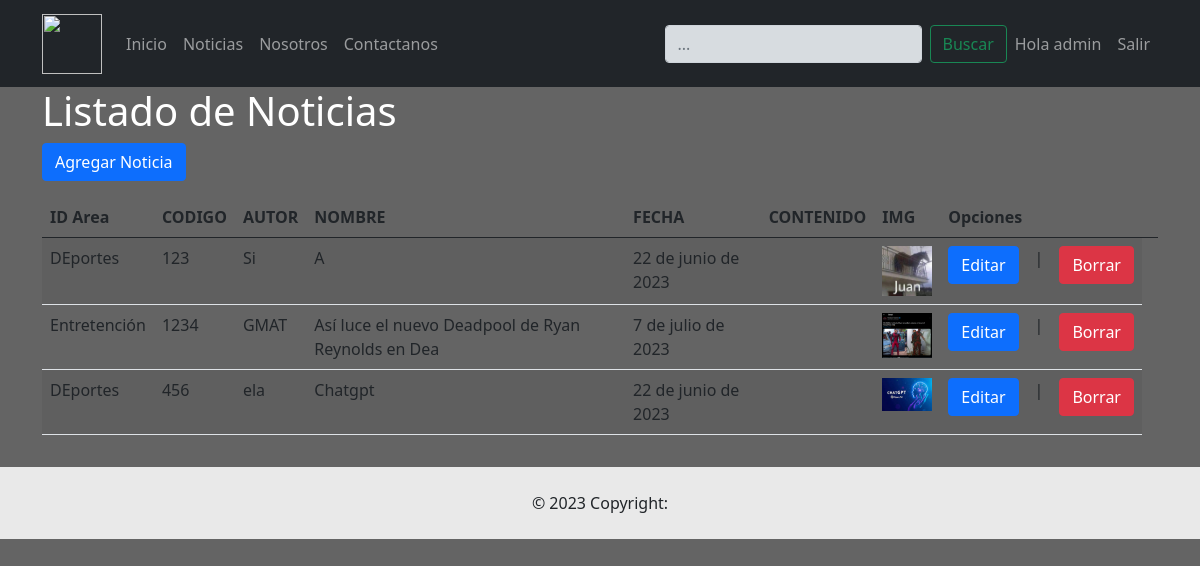
/gestionoti (signed in), run on the app's committed database.
### aplicacion/models.py (models this page shows, shortened)
class Noticias(models.Model):
    codigo = models.CharField(primary_key=True, max_length=4, verbose_name='codigo')
    autor = models.CharField(max_length=50, verbose_name='autor')
    nombre = models.CharField(max_length=50, verbose_name='nombre')
    fecha = models.DateField(auto_now=False, verbose_name='fecha')
    Contenido = models.TextField(max_length=255, verbose_name='Contenido')
    idArea = models.ForeignKey('AreaNoticias', on_delete=models.CASCADE, db_column='idArea', verbose_name='idArea')
    img = models.ImageField(upload_to='media/img/', null=True, blank=True, verbose_name='img')
    class Meta:
        ordering = ['nombre']

class AreaNoticias(models.Model):
    idArea = models.AutoField(db_column='idArea', primary_key=True)
    Descripcion = models.CharField(max_length=30, blank=False, null=False)
    def __str__(self):
        return str(self.Descripcion)

### aplicacion/views.py (the view)
# urls.py: path('gestionoti', views.gestionoti, name='gestionoti'),
@login_required
def gestionoti(request):
  Noti = Noticias.objects.all()
  context = {"Noticiass": Noti}
  return render(request,'gestion/gestionoti.html', context)

### aplicacion/templates/gestion/gestionoti.html (shortened to what this page needs)
{% extends "../Base.html" %}
{% block body %}
    <div class="row">
        <div class="col-sm-12">
            <h1>Listado de Noticias</h1>
            <div class="">
                <a href="{% url 'nuevanoti' %}" class="btn btn-primary">Agregar Noticia</a>
              </div>
            <div class="table-responsive py-3">
                <table class="table table-striped">
                    <thead>
                        <tr>
                            <th>ID Area</th>
                            <th>CODIGO</th>
                            <th>AUTOR</th>
                            <th>NOMBRE</th>
                            <th>FECHA</th>
                            <th>CONTENIDO</th>
                            <th>IMG</th>
                            <th colspan="4">Opciones</th>
                            <th></th>
                        </tr>
                    </thead>
                    <tbody>
                        {% for not in Noticiass %}
                            <tr>
                                <td>{{not.idArea}}</td>
                                <td>{{not.codigo}}</td>
                                <td>{{not.autor}}</td>
                                <td>{{not.nombre}}</td>
                                <td>{{not.fecha}}</td>
                                <td>{{not.contenido}}</td>
                                <td><img src="{{not.img.url}}" alt="" width="50px"></td>
                                <td><a href="{% url 'editarnoti' not.codigo %}" class="btn btn-primary">Editar</a></td>
                                <td>|</td>
                                <td><a href="{% url 'eliminoti' not.codigo %}" class="btn btn-danger btnEliminacion">Borrar</a></td>
                            </tr>
                        {% endfor %}
                    </tbody>
                </table>
            </div>
        </div>
    </div>
{% endblock %}

### aplicacion/templates/Base.html (shortened to what this page needs)
{% load static %}
<!doctype html>
<html lang="en">
  <head>
    <link href="https://cdn.jsdelivr.net/npm/bootstrap@5.0.2/dist/css/bootstrap.min.css" rel="stylesheet"
>
    <link rel="stylesheet" href="{% static 'css/css1.css' %}">
  </head>
  <body>
    <nav class="navbar navbar-expand-sm navbar-dark bg-dark">
      <div class="container">
        <a class="navbar-brand" href="{% url 'home' %}">
          <img src="{% static 'img/caosnew.png' %}" alt="" width="60" height="60" class="d-inline-block align-text-top">
        </a>
        <div class="collapse navbar-collapse" id="collapsibleNavId">
          <ul class="navbar-nav me-auto mt-2 mt-lg-0">
            <li class="nav-item">
              <a class="nav-link" href="{% url 'home' %}">Inicio</a>
            </li>
            <li class="nav-item">
              <a class="nav-link" href="{% url 'Noticiass' %}">Noticias</a>
            </li>
            <li class="nav-item">
              <a class="nav-link" href="{% url 'Nosotros' %}">Nosotros</a>
            </li>
            <li class="nav-item">
              <a class="nav-link" href="{% url 'Contactanos' %}">Contactanos</a>
            </li>
          </ul>
          <form class="d-flex my-2 my-lg-0">
            <input style="background-color: rgb(215, 220, 224);"  class="form-control me-sm-2" type="text" placeholder="...">
            <button  class="btn btn-outline-success my-2 my-sm-0" type="submit">Buscar</button>
          </form>
          <div class="navbar-nav ml-auto">
            {% if user.is_authenticated %}
              <a class="nav-link" href="">Hola {{ user.username }}</a>
              <a class="nav-link" href="{% url 'logout' %}">Salir</a>
            {% else %}
              <a class="nav-link" href="{% url 'login' %}">Ingresar</a>
            {% endif %}
          </div>
        </div>
      </div>
    </nav>
    <div class="container">
      {% block body %}
      {% endblock %}
    </div>
  <footer>
    <div class="text-center p-4" style="background-color: #e9e9e9;">
        © 2023 Copyright:
    </div>
  </footer>
  </body>
</html>

### aplicacion/static/css/css1.css (style rules this page uses)
* { margin: 0; padding: 0; }
body { background-color: rgb(100,100,100); }
nav { display: flex; justify-content: center; align-items: center; }
h1 { color:#fff }

### data on the page
Noticias: idArea "DEportes", codigo "123", autor "Si", nombre "A", fecha "22 de junio de 2023", img (picture)
Noticias: idArea "Entretención", codigo "1234", autor "GMAT", nombre "Así luce el nuevo Deadpool de Ryan Reynolds en Dea", fecha "7 de julio de 2023", img (picture)
Noticias: idArea "DEportes", codigo "456", autor "ela", nombre "Chatgpt", fecha "22 de junio de 2023", img (picture)

### other printed values
{{ user.username }} "admin"
